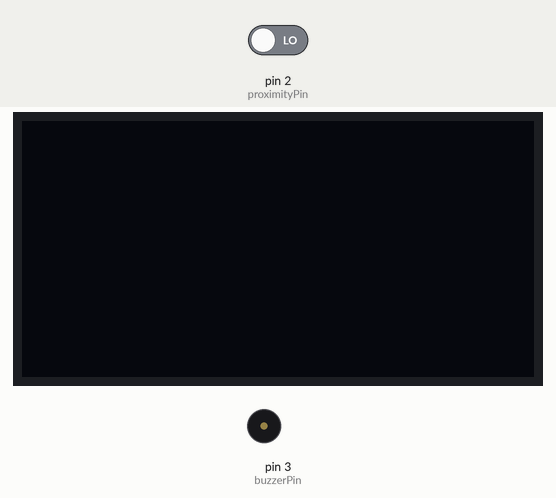
Recording of a sketch running on a simulated Arduino Uno, built with avr-gcc and run on an emulated ATmega328P. Shown: 128×64 one-colour display, buzzer (waves = sounding). Inputs (shaded band) come from the test bench; at power-on: pin 2 (proximityPin) LOW.

Above: at 1.2 s.
1.3 s: pin 2 (proximityPin) driven HIGH
At 3.1 s:
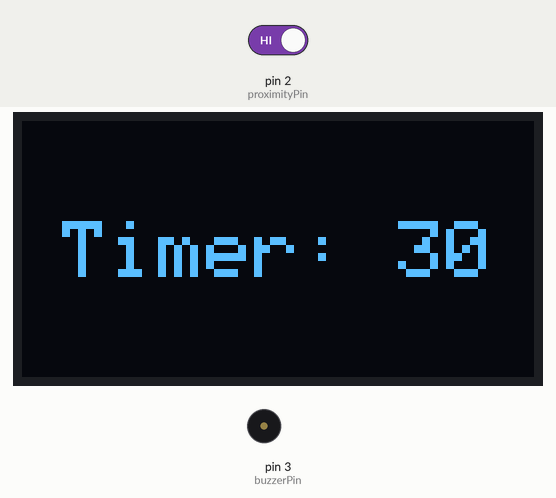
At 4.2 s:
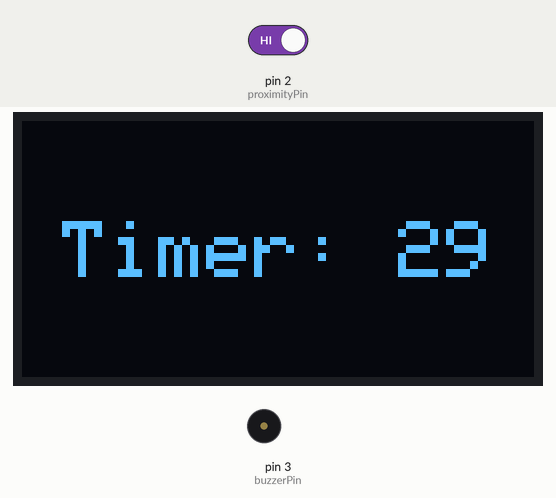
Timing chart, 0 to 44.7 s (numbered marks = the images above; inputs shaded):
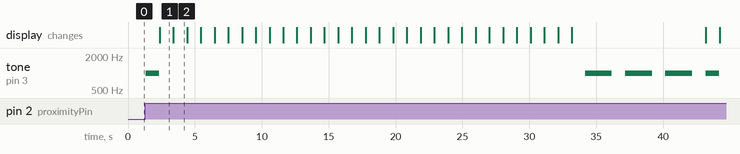

Measured:
- after the input at 1.3 s, tone on pin 3 (buzzerPin): goes 1000 Hz 1.0 s, silent 31.8 s, 3 × (1000 Hz 2.0 s, silent 1.0 s), 1000 Hz 1.0 s, then silent, starting at once; the display: changes after 1.1 s (image 1)
- what the display in image 1 shows lasts 1.0 s, from 2.4 s to 3.4 s

The sketch:

CuciTanganKalbe.ino
```cpp
#include <Wire.h>
#include <Adafruit_GFX.h>
#include <Adafruit_SSD1306.h>

// Definisi ukuran layar OLED
#define SCREEN_WIDTH 128
#define SCREEN_HEIGHT 64

// Deklarasi pin
const int proximityPin = 2;  // Pin sensor proximity
const int buzzerPin = 3;     // Pin buzzer

// Inisialisasi layar OLED
Adafruit_SSD1306 display(SCREEN_WIDTH, SCREEN_HEIGHT, &Wire, -1);

// Waktu countdown dalam detik
int countdownTime = 30;
bool isCountingDown = false;

void setup() {
  // Set pin sebagai input atau output
  pinMode(proximityPin, INPUT);
  pinMode(buzzerPin, OUTPUT);

  // Inisialisasi komunikasi serial (opsional)
  Serial.begin(9600);

  // Inisialisasi layar OLED
  if(!display.begin(SSD1306_SWITCHCAPVCC, 0x3C)) { // Alamat I2C umum untuk OLED adalah 0x3C
    Serial.println(F("Failed to initialize OLED display!"));
    for(;;);
  }
  display.clearDisplay();
  display.setTextSize(2);
  display.setTextColor(SSD1306_WHITE);
}

void loop() {
  int proximityState = digitalRead(proximityPin);

  if (proximityState == HIGH && !isCountingDown) {
    // Nyalakan buzzer dan tampilkan pesan saat pertama kali deteksi objek
    tone(buzzerPin, 1000);    // Nyalakan buzzer selama 1 detik
    delay(1000);              // Tunggu 1 detik
    noTone(buzzerPin);        // Matikan buzzer

    // Mulai countdown
    isCountingDown = true;
    countdownTime = 30;
  }

  if (isCountingDown) {
    // Tampilkan countdown di layar OLED
    display.clearDisplay();
    display.setCursor(10, 25);
    display.setTextSize(2);
    display.print("Timer: ");
    display.print(countdownTime);
    display.display();
    delay(1000); // Menunggu 1 detik

    countdownTime--;

    // Jika countdown selesai
    if (countdownTime < 0) {
      // Bunyikan buzzer sesuai instruksi
      tone(buzzerPin, 1000); // Nyalakan buzzer selama 3 detik
      delay(2000);
      noTone(buzzerPin); // Matikan buzzer selama 2 detik
      delay(1000);
      tone(buzzerPin, 1000); // Nyalakan buzzer selama 3 detik
      delay(2000);
      noTone(buzzerPin); // Matikan buzzer selama 2 detik
      delay(1000);
      tone(buzzerPin, 1000); // Nyalakan buzzer selama 3 detik
      delay(2000);
      noTone(buzzerPin); // Matikan buzzer selama 2 detik
      delay(1000);
      noTone(buzzerPin); // Matikan buzzer

      // Reset countdown
      isCountingDown = false;
      display.clearDisplay();
      display.setCursor(10, 20);
      display.print("Thank you");
      display.display();
    }
  } else {
    // Jika tidak ada objek atau countdown selesai, pastikan buzzer mati
    noTone(buzzerPin);
    delay(100);
  }
}
```
